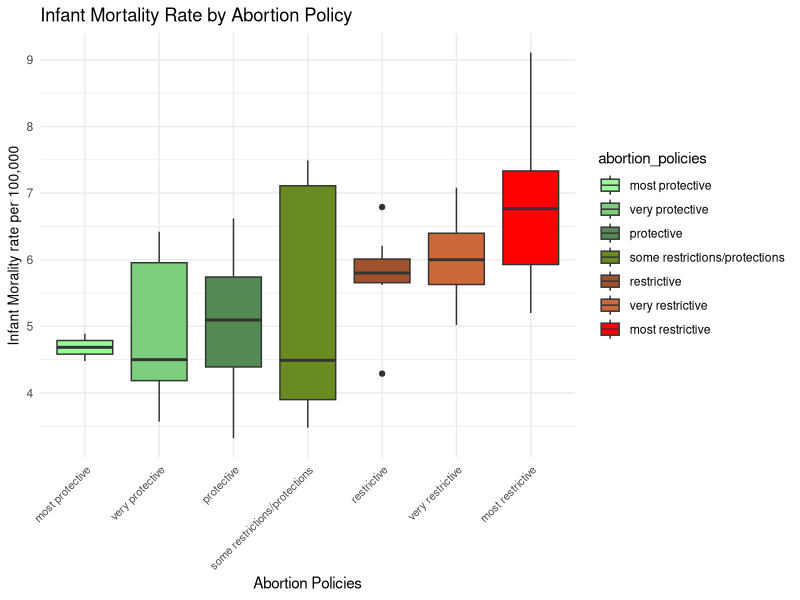
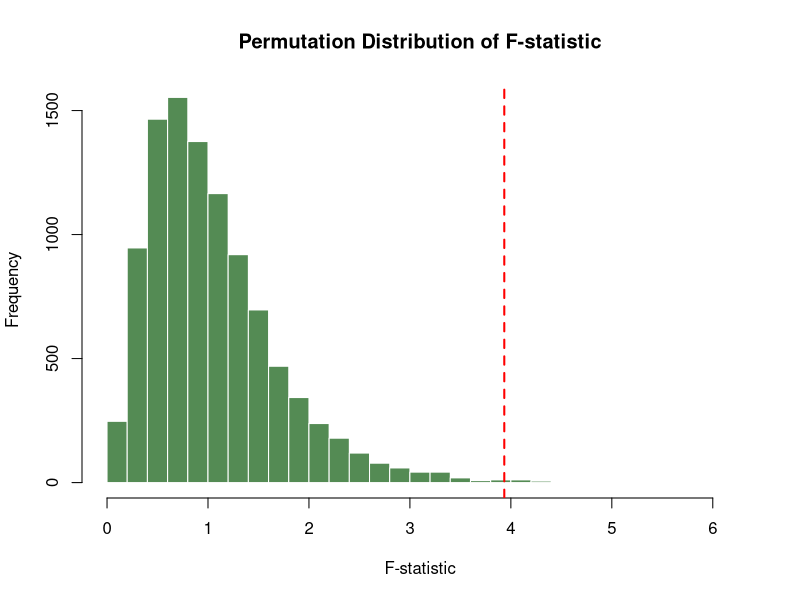

Reproduce these figures in R, in order.
## ---- chunk 1
library(tidyverse)
df <- read_csv("../data/clean_data/merged_data.csv", show_col_types = FALSE)
df <- df[!is.na(df$abortion_policies), ]
df_test <- df[df$State != "US", ]
df$abortion_policies <- factor(df$abortion_policies, 
                              levels = c("most protective", "very protective", 
                                         "protective", "some restrictions/protections", 
                                         "restrictive", "very restrictive", "most restrictive"))
## ---- chunk 2
df$infant_mortality_2022
## ---- chunk 3
# Kruskal-Wallis test
kruskal.test(infant_mortality_2022 ~ abortion_policies, data = df)

# If Kruskal-Wallis is significant, run pairwise Wilcoxon tests
pairwise.wilcox.test(df$infant_mortality_2022, 
                     df$abortion_policies,
                     p.adjust.method = "bonferroni")

# accompanying boxplot visualization
ggplot(df, aes(x = abortion_policies, y = infant_mortality_2022, fill=abortion_policies)) +
  geom_boxplot() +
  theme_minimal() +
  theme(axis.text.x = element_text(size = 8, angle = 45, hjust = 1),
        axis.title.y = element_text(size = 10)) + 
  scale_fill_manual(values = c("palegreen", "palegreen3", "palegreen4",  
                                "olivedrab4", "sienna", "sienna3", "red")) +
  labs(x = "Abortion Policies", 
       y = "Infant Morality rate per 100,000",
       title = "Infant Mortality Rate by Abortion Policy")


## ---- chunk 4
# Permutation Test
N <- 10000 

# Observed ANOVA F-statistic
observed_anova <- aov(infant_mortality_2022 ~ abortion_policies, data = df)
observed_F <- summary(observed_anova)[[1]][["F value"]][1]

# Permutation loop
set.seed(1234) 
perm_F <- numeric(N)

for (i in 1:N) {
  # Permute the response variable
  permuted_data <- df
  permuted_data$infant_mortality_2022 <- sample(permuted_data$infant_mortality_2022)
  
  # Perform ANOVA on permuted data
  perm_anova <- aov(infant_mortality_2022 ~ abortion_policies, data = permuted_data)
  perm_F[i] <- summary(perm_anova)[[1]][["F value"]][1]
}

# Calculate p-value
p_value <- mean(perm_F >= observed_F)

cat("Observed F-statistic:", observed_F, "\n")
cat("Permutation Test p-value:", p_value, "\n")

# Plot the permutation F-statistics
hist(perm_F, 
     breaks = 30, 
     main = "Permutation Distribution of F-statistic", 
     xlab = "F-statistic", 
     col = "palegreen4",  
     border = "white")    

# F-statistic line 
abline(v = observed_F, 
       col = "red",       
       lwd = 2, 
       lty = 2)
